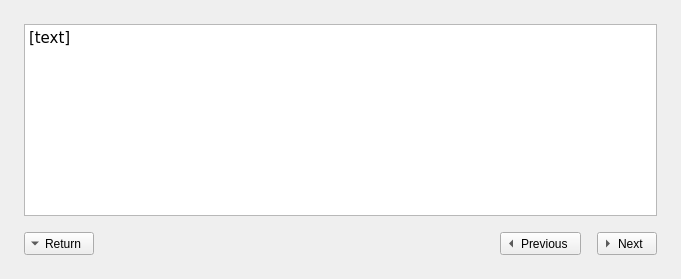
      <widget class="QWidget" name="m_pTextPage">
       <layout class="QGridLayout" name="gridLayout_4">
        <property name="leftMargin">
         <number>24</number>
        </property>
        <property name="topMargin">
         <number>24</number>
        </property>
        <property name="rightMargin">
         <number>24</number>
        </property>
        <property name="bottomMargin">
         <number>24</number>
        </property>
        <property name="spacing">
         <number>16</number>
        </property>
        <item row="0" column="0" colspan="4">
         <widget class="QTextBrowser" name="m_pTextBrowser">
          <property name="font">
           <font>
            <family>Verdana</family>
            <pointsize>18</pointsize>
            <weight>50</weight>
            <bold>false</bold>
           </font>
          </property>
          <property name="tabChangesFocus">
           <bool>true</bool>
          </property>
          <property name="html">
           <string>&lt;!DOCTYPE HTML PUBLIC &quot;-//W3C//DTD HTML 4.0//EN&quot; &quot;http://www.w3.org/TR/REC-html40/strict.dtd&quot;&gt;
&lt;html&gt;&lt;head&gt;&lt;meta name=&quot;qrichtext&quot; content=&quot;1&quot; /&gt;&lt;style type=&quot;text/css&quot;&gt;
p, li { white-space: pre-wrap; }
&lt;/style&gt;&lt;/head&gt;&lt;body style=&quot; font-family:'Verdana'; font-size:11pt; font-weight:400; font-style:normal;&quot;&gt;
&lt;p style=&quot; margin-top:12px; margin-bottom:12px; margin-left:0px; margin-right:0px; -qt-block-indent:0; text-indent:0px;&quot;&gt;&lt;span style=&quot; font-family:'Verdana';&quot;&gt;[text]&lt;/span&gt;&lt;/p&gt;&lt;/body&gt;&lt;/html&gt;</string>
          </property>
          <property name="openLinks">
           <bool>false</bool>
          </property>
         </widget>
        </item>
        <item row="1" column="0">
         <widget class="QToolButton" name="m_pBtnTextReturn">
          <property name="text">
           <string>Return</string>
          </property>
          <property name="toolButtonStyle">
           <enum>Qt::ToolButtonTextBesideIcon</enum>
          </property>
          <property name="arrowType">
           <enum>Qt::DownArrow</enum>
          </property>
         </widget>
        </item>
        <item row="1" column="1">
         <spacer name="horizontalSpacer">
          <property name="orientation">
           <enum>Qt::Horizontal</enum>
          </property>
          <property name="sizeHint" stdset="0">
           <size>
            <width>374</width>
            <height>20</height>
           </size>
          </property>
         </spacer>
        </item>
        <item row="1" column="2">
         <widget class="QToolButton" name="m_pBtnTextPrev">
          <property name="text">
           <string>Previous</string>
          </property>
          <property name="toolButtonStyle">
           <enum>Qt::ToolButtonTextBesideIcon</enum>
          </property>
          <property name="arrowType">
           <enum>Qt::LeftArrow</enum>
          </property>
         </widget>
        </item>
        <item row="1" column="3">
         <widget class="QToolButton" name="m_pBtnTextNext">
          <property name="text">
           <string>Next</string>
          </property>
          <property name="toolButtonStyle">
           <enum>Qt::ToolButtonTextBesideIcon</enum>
          </property>
          <property name="arrowType">
           <enum>Qt::RightArrow</enum>
          </property>
         </widget>
        </item>
       </layout>
      </widget>
